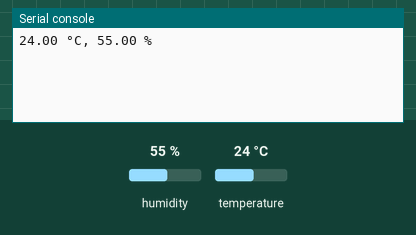
Simulated run of this program. Board: CircuitPython board. Parts: the last lines printed to the serial console. The inputs (shaded band) are chosen by the test bench; at power-on: humidity 55 %, temperature 24 °C.

Above: at 1.2 s.
1.3 s: humidity set to 22 %
At 6.9 s:
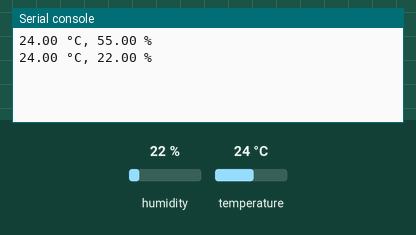
7.6 s: temperature set to 12 °C
At 11.6 s:
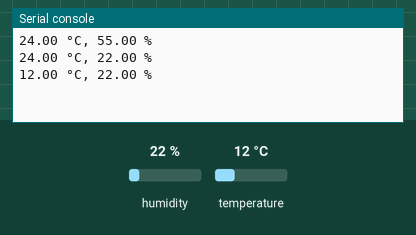
13.9 s: humidity set to 40 %
At 17.5 s:
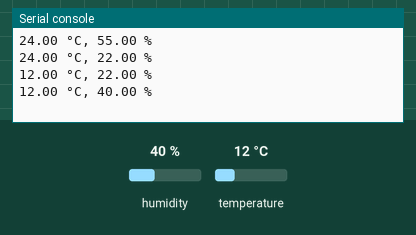
Timing chart, 0 to 19.0 s (numbered marks = the images above; inputs shaded):
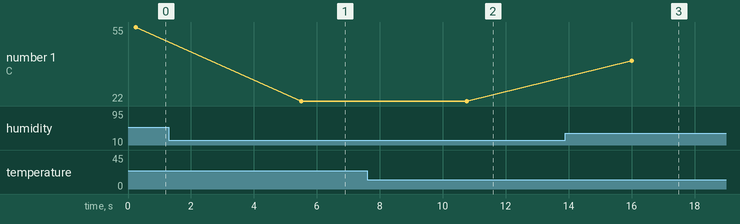

Measured:
- after the input at 1.3 s, the serial console: prints a new line after 4.2 s (image 1)
- after the input at 7.6 s, the serial console: prints a new line after 3.2 s (image 2)
- after the input at 13.9 s, the serial console: prints a new line after 2.1 s (image 3)
- plotted number 1: 55 → 22 after the input at 1.3 s, 22 → 40 after the input at 13.9 s

The program:

code.py
```python
import adafruit_dht
import board
import time

sensor = adafruit_dht.DHT11(board.D18)

while True:
    try:
        temp = sensor.temperature
        humi = sensor.humidity
        print("{:.2f} °C, {:.2f} %".format(temp, humi))

    except RuntimeError as e:
        print("Oops, reading the sensor did not work.")

    time.sleep(5)
```
